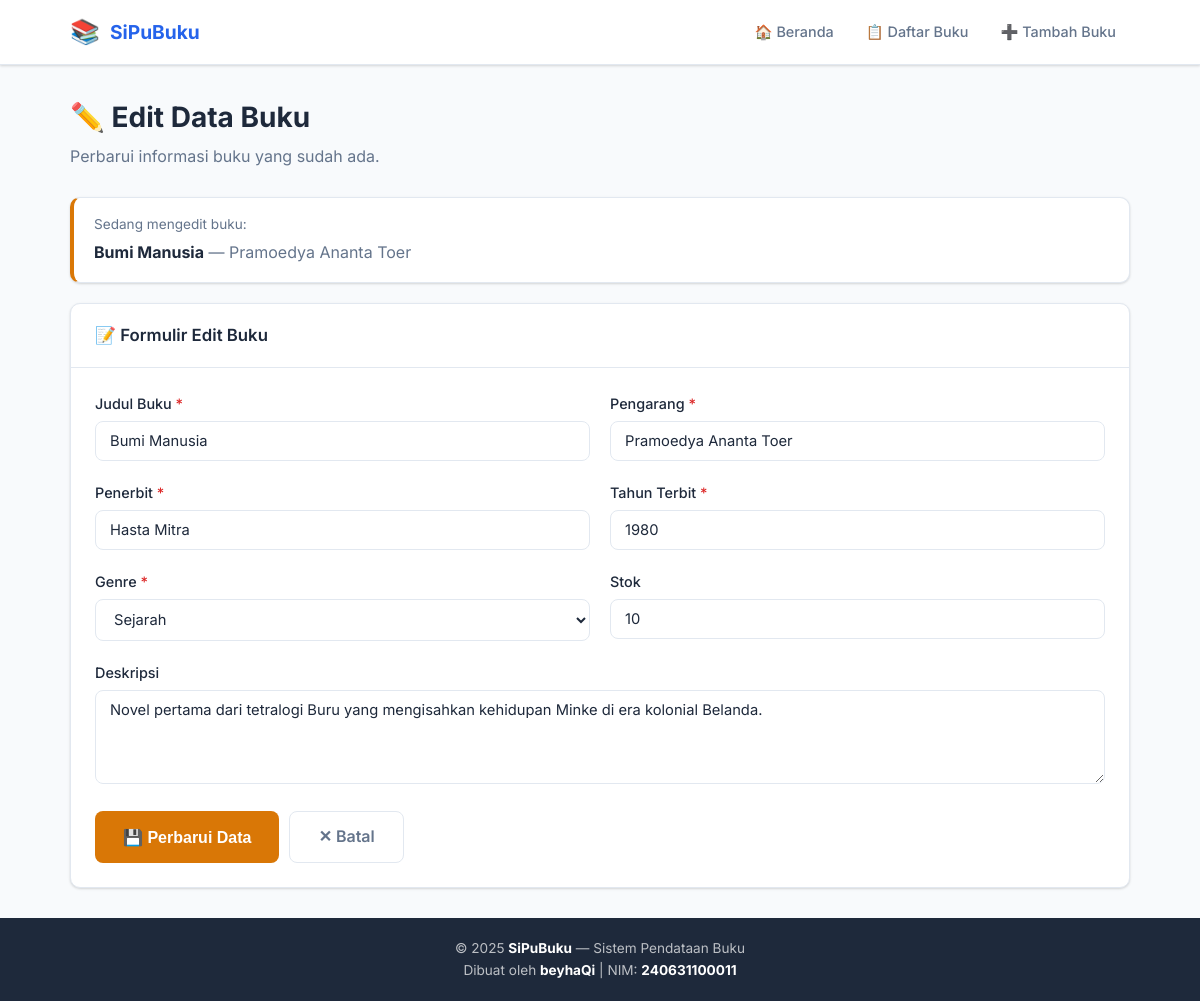
Page /edit.php?id=2 on the committed database.
### tables this page shows
CREATE TABLE IF NOT EXISTS buku (
    id INT AUTO_INCREMENT PRIMARY KEY,
    judul VARCHAR(200) NOT NULL,
    pengarang VARCHAR(100) NOT NULL,
    penerbit VARCHAR(100) NOT NULL,
    tahun_terbit YEAR NOT NULL,
    genre VARCHAR(50) NOT NULL,
    stok INT NOT NULL DEFAULT 0,
    deskripsi TEXT,
    created_at TIMESTAMP DEFAULT CURRENT_TIMESTAMP
);

### functions.php (called while the page is built, shortened)
<?php
function get_buku_by_id($koneksi, $id) {
    $id = (int)$id;
    $sql = "SELECT * FROM buku WHERE id = {$id}";
    $result = mysqli_query($koneksi, $sql);
    return mysqli_fetch_assoc($result);
}
?>

### edit.php (the view, shortened to what this page needs)
<?php
require 'koneksi.php';
require 'functions.php';
$id = (int)$_GET['id'];
$buku = get_buku_by_id($koneksi, $id);
$daftar_genre = ['Novel', 'Roman', 'Sejarah', 'Nonfiksi', 'Pengembangan Diri', 'Fantasi', 'Sains', 'Teknologi', 'Agama', 'Biografi', 'Anak-anak', 'Komedi', 'Misteri', 'Lainnya'];
include 'header.php';
?>
<div class="page-header">
    <h1>✏️ Edit Data Buku</h1>
    <p>Perbarui informasi buku yang sudah ada.</p>
</div>
<div class="card" style="margin-bottom:20px; border-left:4px solid var(--warning);">
    <div class="card-body" style="padding:16px 20px;">
        <p style="font-size:0.85rem;color:var(--gray);margin-bottom:4px;">Sedang mengedit buku:</p>
        <strong><?php echo htmlspecialchars($buku['judul']); ?></strong>
        <span style="color:var(--gray);"> — <?php echo htmlspecialchars($buku['pengarang']); ?></span>
    </div>
</div>
<div class="card">
    <div class="card-header">
        <h2>📝 Formulir Edit Buku</h2>
    </div>
    <div class="card-body">
        <form method="POST" action="edit.php?id=<?php echo $id; ?>">
            <div class="form-grid">
                <div class="form-group">
                    <label class="form-label">Judul Buku <span>*</span></label>
                    <input type="text" name="judul" class="form-control"
                           value="<?php echo htmlspecialchars(isset($_POST['judul']) ? $_POST['judul'] : $buku['judul']); ?>"
                           required>
                </div>
                <div class="form-group">
                    <label class="form-label">Pengarang <span>*</span></label>
                    <input type="text" name="pengarang" class="form-control"
                           value="<?php echo htmlspecialchars(isset($_POST['pengarang']) ? $_POST['pengarang'] : $buku['pengarang']); ?>"
                           required>
                </div>
                <div class="form-group">
                    <label class="form-label">Penerbit <span>*</span></label>
                    <input type="text" name="penerbit" class="form-control"
                           value="<?php echo htmlspecialchars(isset($_POST['penerbit']) ? $_POST['penerbit'] : $buku['penerbit']); ?>"
                           required>
                </div>
                <div class="form-group">
                    <label class="form-label">Tahun Terbit <span>*</span></label>
                    <input type="number" name="tahun_terbit" class="form-control"
                           min="1000" max="<?php echo date('Y'); ?>"
                           value="<?php echo isset($_POST['tahun_terbit']) ? htmlspecialchars($_POST['tahun_terbit']) : $buku['tahun_terbit']; ?>"
                           required>
                </div>
                <div class="form-group">
                    <label class="form-label">Genre <span>*</span></label>
                    <select name="genre" class="form-control" required>
                        <?php
                        $genre_saat_ini = isset($_POST['genre']) ? $_POST['genre'] : $buku['genre'];
                        foreach ($daftar_genre as $g):
                            $selected = ($genre_saat_ini === $g) ? 'selected' : '';
                        ?>
                        <option value="<?php echo $g; ?>" <?php echo $selected; ?>><?php echo $g; ?></option>
                        <?php endforeach; ?>
                    </select>
                </div>
                <div class="form-group">
                    <label class="form-label">Stok</label>
                    <input type="number" name="stok" class="form-control"
                           min="0"
                           value="<?php echo isset($_POST['stok']) ? htmlspecialchars($_POST['stok']) : $buku['stok']; ?>">
                </div>
            </div>
            <div class="form-group">
                <label class="form-label">Deskripsi</label>
                <textarea name="deskripsi" class="form-control" rows="4"><?php echo htmlspecialchars(isset($_POST['deskripsi']) ? $_POST['deskripsi'] : ($buku['deskripsi'] ?? '')); ?></textarea>
            </div>
            <div class="form-actions">
                <button type="submit" class="btn btn-warning btn-lg">💾 Perbarui Data</button>
                <a href="daftar.php" class="btn btn-outline btn-lg">✕ Batal</a>
            </div>
        </form>
    </div>
</div>
<?php include 'footer.php'; ?>

### style.css (style rules this page uses)
*, *::before, *::after { box-sizing: border-box; margin: 0; padding: 0; }
:root { --primary: #2563eb; --primary-dark: #1d4ed8; --primary-light: #dbeafe; --secondary: #7c3aed; --success: #16a34a; --success-light: #dcfce7; --danger: #dc2626; --danger-light: #fee2e2; --warning: #d97706; --warning-light: #fef3c7; --dark: #1e293b; --gray: #64748b; --light-gray: #f1f5f9; --white: #ffffff; --border: #e2e8f0; --shadow: 0 1px 3px rgba(0,0,0,0.1), 0 1px 2px rgba(0,0,0,0.06); --shadow-md: 0 4px 6px rgba(0,0,0,0.07), 0 2px 4px rgba(0,0,0,0.06); --shadow-lg: 0 10px 15px rgba(0,0,0,0.1), 0 4px 6px rgba(0,0,0,0.05); --radius: 10px; --radius-lg: 16px; }
body { font-family: 'Inter', -apple-system, BlinkMacSystemFont, sans-serif; background-color: #f8fafc; color: var(--dark); line-height: 1.6; min-height: 100vh; display: flex; flex-direction: column; }
.page-header { margin-bottom: 28px; }
.page-header h1 { font-size: 1.75rem; font-weight: 700; color: var(--dark); }
.page-header p { color: var(--gray); margin-top: 4px; }
.card { background: var(--white); border-radius: var(--radius); box-shadow: var(--shadow); border: 1px solid var(--border); overflow: hidden; }
.card-header { padding: 18px 24px; border-bottom: 1px solid var(--border); display: flex; align-items: center; justify-content: space-between; gap: 12px; }
.card-header h2 { font-size: 1.05rem; font-weight: 600; color: var(--dark); }
.card-body { padding: 24px; }
.btn { display: inline-flex; align-items: center; gap: 6px; padding: 8px 18px; border: none; border-radius: 8px; font-size: 0.88rem; font-weight: 600; cursor: pointer; text-decoration: none; transition: all 0.2s; white-space: nowrap; }
.btn-warning { background: var(--warning); color: var(--white); }
.btn-outline { background: transparent; color: var(--gray); border: 1px solid var(--border); }
.btn-lg { padding: 12px 28px; font-size: 1rem; }
.form-group { margin-bottom: 20px; }
.form-label { display: block; margin-bottom: 6px; font-weight: 500; font-size: 0.9rem; color: var(--dark); }
.form-label span { color: var(--danger); }
.form-control { width: 100%; padding: 10px 14px; border: 1px solid var(--border); border-radius: 8px; font-size: 0.92rem; font-family: inherit; color: var(--dark); background: var(--white); transition: border-color 0.2s, box-shadow 0.2s; outline: none; }
.form-grid { display: grid; grid-template-columns: 1fr 1fr; gap: 0 20px; }
.form-actions { display: flex; gap: 10px; margin-top: 8px; }

### rows in the picture
buku: judul "Bumi Manusia", pengarang "Pramoedya Ananta Toer", penerbit "Hasta Mitra", tahun_terbit "1980", stok "10", deskripsi "Novel pertama dari tetralogi Buru yang mengisahkan kehidupan Minke di era kolonial Belanda."

### other values in the picture
form field genre "Sejarah"
